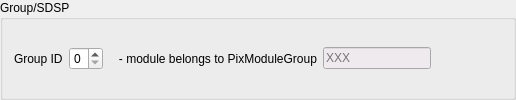
            <widget class="QGroupBox" name="groupBox8">
             <property name="title">
              <string>Group/SDSP</string>
             </property>
             <layout class="QVBoxLayout" name="verticalLayout_13">
              <item>
               <layout class="QHBoxLayout">
                <item>
                 <widget class="QLabel" name="textLabel1_3">
                  <property name="text">
                   <string>Group ID</string>
                  </property>
                  <property name="wordWrap">
                   <bool>false</bool>
                  </property>
                 </widget>
                </item>
                <item>
                 <widget class="QSpinBox" name="grpID">
                  <property name="maximum">
                   <number>3</number>
                  </property>
                 </widget>
                </item>
                <item>
                 <widget class="QLabel" name="groupLabel">
                  <property name="text">
                   <string>   - module belongs to PixModuleGroup</string>
                  </property>
                 </widget>
                </item>
                <item>
                 <widget class="QLineEdit" name="GroupName">
                  <property name="enabled">
                   <bool>false</bool>
                  </property>
                  <property name="palette">
                   <palette>
                    <active>
                     <colorrole role="WindowText">
                      <brush brushstyle="SolidPattern">
                       <color alpha="255">
                        <red>0</red>
                        <green>0</green>
                        <blue>0</blue>
                       </color>
                      </brush>
                     </colorrole>
                     <colorrole role="Button">
                      <brush brushstyle="SolidPattern">
                       <color alpha="255">
                        <red>238</red>
                        <green>234</green>
                        <blue>238</blue>
                       </color>
                      </brush>
                     </colorrole>
                     <colorrole role="Light">
                      <brush brushstyle="SolidPattern">
                       <color alpha="255">
                        <red>255</red>
                        <green>255</green>
                        <blue>255</blue>
                       </color>
                      </brush>
                     </colorrole>
                     <colorrole role="Midlight">
                      <brush brushstyle="SolidPattern">
                       <color alpha="255">
                        <red>246</red>
                        <green>244</green>
                        <blue>246</blue>
                       </color>
                      </brush>
                     </colorrole>
                     <colorrole role="Dark">
                      <brush brushstyle="SolidPattern">
                       <color alpha="255">
                        <red>119</red>
                        <green>117</green>
                        <blue>119</blue>
                       </color>
                      </brush>
                     </colorrole>
                     <colorrole role="Mid">
                      <brush brushstyle="SolidPattern">
                       <color alpha="255">
                        <red>159</red>
                        <green>156</green>
                        <blue>159</blue>
                       </color>
                      </brush>
                     </colorrole>
                     <colorrole role="Text">
                      <brush brushstyle="SolidPattern">
                       <color alpha="255">
                        <red>0</red>
                        <green>0</green>
                        <blue>0</blue>
                       </color>
                      </brush>
                     </colorrole>
                     <colorrole role="BrightText">
                      <brush brushstyle="SolidPattern">
                       <color alpha="255">
                        <red>255</red>
                        <green>255</green>
                        <blue>255</blue>
                       </color>
                      </brush>
                     </colorrole>
                     <colorrole role="ButtonText">
                      <brush brushstyle="SolidPattern">
                       <color alpha="255">
                        <red>0</red>
                        <green>0</green>
                        <blue>0</blue>
                       </color>
                      </brush>
                     </colorrole>
                     <colorrole role="Base">
                      <brush brushstyle="SolidPattern">
                       <color alpha="255">
                        <red>255</red>
                        <green>255</green>
                        <blue>255</blue>
                       </color>
                      </brush>
                     </colorrole>
                     <colorrole role="Window">
                      <brush brushstyle="SolidPattern">
                       <color alpha="255">
                        <red>238</red>
                        <green>234</green>
                        <blue>238</blue>
                       </color>
                      </brush>
                     </colorrole>
                     <colorrole role="Shadow">
                      <brush brushstyle="SolidPattern">
                       <color alpha="255">
                        <red>0</red>
                        <green>0</green>
                        <blue>0</blue>
                       </color>
                      </brush>
                     </colorrole>
                     <colorrole role="AlternateBase">
                      <brush brushstyle="SolidPattern">
                       <color alpha="255">
                        <red>246</red>
                        <green>244</green>
                        <blue>246</blue>
                       </color>
                      </brush>
                     </colorrole>
                     <colorrole role="ToolTipBase">
                      <brush brushstyle="SolidPattern">
                       <color alpha="255">
                        <red>255</red>
                        <green>255</green>
                        <blue>220</blue>
                       </color>
                      </brush>
                     </colorrole>
                     <colorrole role="ToolTipText">
                      <brush brushstyle="SolidPattern">
                       <color alpha="255">
                        <red>0</red>
                        <green>0</green>
                        <blue>0</blue>
                       </color>
                      </brush>
                     </colorrole>
                    </active>
                    <inactive>
                     <colorrole role="WindowText">
                      <brush brushstyle="SolidPattern">
                       <color alpha="255">
                        <red>0</red>
                        <green>0</green>
                        <blue>0</blue>
                       </color>
                      </brush>
                     </colorrole>
                     <colorrole role="Button">
                      <brush brushstyle="SolidPattern">
                       <color alpha="255">
                        <red>238</red>
                        <green>234</green>
                        <blue>238</blue>
                       </color>
                      </brush>
                     </colorrole>
                     <colorrole role="Light">
                      <brush brushstyle="SolidPattern">
                       <color alpha="255">
                        <red>255</red>
                        <green>255</green>
                        <blue>255</blue>
                       </color>
                      </brush>
                     </colorrole>
                     <colorrole role="Midlight">
                      <brush brushstyle="SolidPattern">
                       <color alpha="255">
                        <red>246</red>
                        <green>244</green>
                        <blue>246</blue>
                       </color>
                      </brush>
                     </colorrole>
                     <colorrole role="Dark">
                      <brush brushstyle="SolidPattern">
                       <color alpha="255">
                        <red>119</red>
                        <green>117</green>
                        <blue>119</blue>
                       </color>
                      </brush>
                     </colorrole>
                     <colorrole role="Mid">
                      <brush brushstyle="SolidPattern">
                       <color alpha="255">
                        <red>159</red>
                        <green>156</green>
                        <blue>159</blue>
                       </color>
                      </brush>
                     </colorrole>
                     <colorrole role="Text">
                      <brush brushstyle="SolidPattern">
                       <color alpha="255">
                        <red>0</red>
                        <green>0</green>
                        <blue>0</blue>
                       </color>
                      </brush>
                     </colorrole>
                     <colorrole role="BrightText">
                      <brush brushstyle="SolidPattern">
                       <color alpha="255">
                        <red>255</red>
                        <green>255</green>
                        <blue>255</blue>
                       </color>
                      </brush>
                     </colorrole>
                     <colorrole role="ButtonText">
                      <brush brushstyle="SolidPattern">
                       <color alpha="255">
                        <red>0</red>
                        <green>0</green>
                        <blue>0</blue>
                       </color>
                      </brush>
                     </colorrole>
                     <colorrole role="Base">
                      <brush brushstyle="SolidPattern">
                       <color alpha="255">
                        <red>255</red>
                        <green>255</green>
                        <blue>255</blue>
                       </color>
                      </brush>
                     </colorrole>
                     <colorrole role="Window">
                      <brush brushstyle="SolidPattern">
                       <color alpha="255">
                        <red>238</red>
                        <green>234</green>
                        <blue>238</blue>
                       </color>
                      </brush>
                     </colorrole>
                     <colorrole role="Shadow">
                      <brush brushstyle="SolidPattern">
                       <color alpha="255">
                        <red>0</red>
                        <green>0</green>
                        <blue>0</blue>
                       </color>
                      </brush>
                     </colorrole>
                     <colorrole role="AlternateBase">
                      <brush brushstyle="SolidPattern">
                       <color alpha="255">
                        <red>246</red>
                        <green>244</green>
                        <blue>246</blue>
                       </color>
                      </brush>
                     </colorrole>
                     <colorrole role="ToolTipBase">
                      <brush brushstyle="SolidPattern">
                       <color alpha="255">
                        <red>255</red>
                        <green>255</green>
                        <blue>220</blue>
                       </color>
                      </brush>
                     </colorrole>
                     <colorrole role="ToolTipText">
                      <brush brushstyle="SolidPattern">
                       <color alpha="255">
                        <red>0</red>
                        <green>0</green>
                        <blue>0</blue>
                       </color>
                      </brush>
                     </colorrole>
                    </inactive>
                    <disabled>
                     <colorrole role="WindowText">
                      <brush brushstyle="SolidPattern">
                       <color alpha="255">
                        <red>119</red>
                        <green>117</green>
                        <blue>119</blue>
                       </color>
                      </brush>
                     </colorrole>
                     <colorrole role="Button">
                      <brush brushstyle="SolidPattern">
                       <color alpha="255">
                        <red>238</red>
                        <green>234</green>
                        <blue>238</blue>
                       </color>
                      </brush>
                     </colorrole>
                     <colorrole role="Light">
                      <brush brushstyle="SolidPattern">
                       <color alpha="255">
                        <red>255</red>
                        <green>255</green>
                        <blue>255</blue>
                       </color>
                      </brush>
                     </colorrole>
                     <colorrole role="Midlight">
                      <brush brushstyle="SolidPattern">
                       <color alpha="255">
                        <red>246</red>
                        <green>244</green>
                        <blue>246</blue>
                       </color>
                      </brush>
                     </colorrole>
                     <colorrole role="Dark">
                      <brush brushstyle="SolidPattern">
                       <color alpha="255">
                        <red>119</red>
                        <green>117</green>
                        <blue>119</blue>
                       </color>
                      </brush>
                     </colorrole>
                     <colorrole role="Mid">
                      <brush brushstyle="SolidPattern">
                       <color alpha="255">
                        <red>159</red>
                        <green>156</green>
                        <blue>159</blue>
                       </color>
                      </brush>
                     </colorrole>
                     <colorrole role="Text">
                      <brush brushstyle="SolidPattern">
                       <color alpha="255">
                        <red>119</red>
                        <green>117</green>
                        <blue>119</blue>
                       </color>
                      </brush>
                     </colorrole>
                     <colorrole role="BrightText">
                      <brush brushstyle="SolidPattern">
                       <color alpha="255">
                        <red>255</red>
                        <green>255</green>
                        <blue>255</blue>
                       </color>
                      </brush>
                     </colorrole>
                     <colorrole role="ButtonText">
                      <brush brushstyle="SolidPattern">
                       <color alpha="255">
                        <red>119</red>
                        <green>117</green>
                        <blue>119</blue>
                       </color>
                      </brush>
                     </colorrole>
                     <colorrole role="Base">
                      <brush brushstyle="SolidPattern">
                       <color alpha="255">
                        <red>238</red>
                        <green>234</green>
                        <blue>238</blue>
                       </color>
                      </brush>
                     </colorrole>
                     <colorrole role="Window">
                      <brush brushstyle="SolidPattern">
                       <color alpha="255">
                        <red>238</red>
                        <green>234</green>
                        <blue>238</blue>
                       </color>
                      </brush>
                     </colorrole>
                     <colorrole role="Shadow">
                      <brush brushstyle="SolidPattern">
                       <color alpha="255">
                        <red>0</red>
                        <green>0</green>
                        <blue>0</blue>
                       </color>
                      </brush>
                     </colorrole>
                     <colorrole role="AlternateBase">
                      <brush brushstyle="SolidPattern">
                       <color alpha="255">
                        <red>238</red>
                        <green>234</green>
                        <blue>238</blue>
                       </color>
                      </brush>
                     </colorrole>
                     <colorrole role="ToolTipBase">
                      <brush brushstyle="SolidPattern">
                       <color alpha="255">
                        <red>255</red>
                        <green>255</green>
                        <blue>220</blue>
                       </color>
                      </brush>
                     </colorrole>
                     <colorrole role="ToolTipText">
                      <brush brushstyle="SolidPattern">
                       <color alpha="255">
                        <red>0</red>
                        <green>0</green>
                        <blue>0</blue>
                       </color>
                      </brush>
                     </colorrole>
                    </disabled>
                   </palette>
                  </property>
                  <property name="text">
                   <string>XXX</string>
                  </property>
                 </widget>
                </item>
                <item>
                 <spacer name="spacer32_2">
                  <property name="orientation">
                   <enum>Qt::Horizontal</enum>
                  </property>
                  <property name="sizeType">
                   <enum>QSizePolicy::Expanding</enum>
                  </property>
                  <property name="sizeHint" stdset="0">
                   <size>
                    <width>71</width>
                    <height>21</height>
                   </size>
                  </property>
                 </spacer>
                </item>
               </layout>
              </item>
             </layout>
            </widget>
